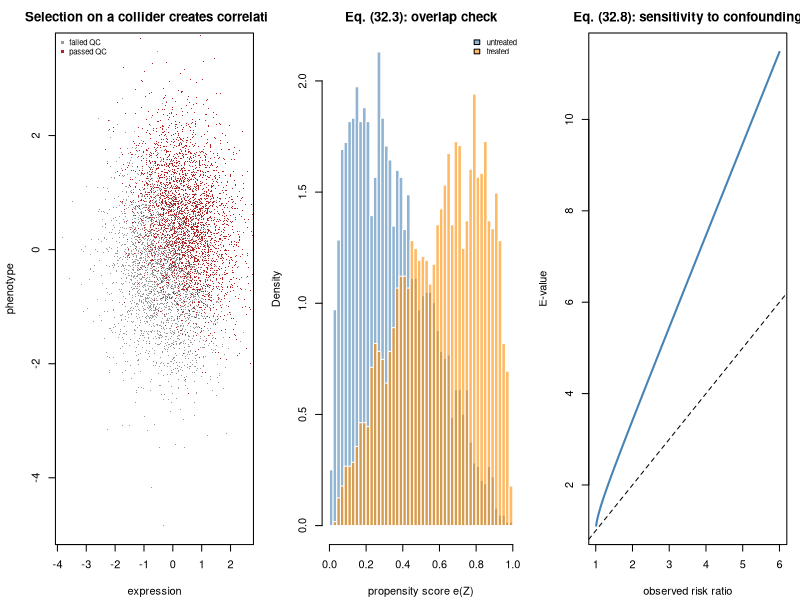

R code for this plot:
## ---- chunk 1
MODULE_NAME <- "32_causal_inference"
OUT <- file.path(Sys.getenv("STATS_OUT", unset = "results"), MODULE_NAME)
dir.create(OUT, recursive = TRUE, showWarnings = FALSE)
header <- function(txt) cat("\n", strrep("=", 72), "\n", txt, "\n",
                            strrep("=", 72), "\n", sep = "")
## ---- chunk 2
header("1. Confounder, mediator, collider: adjust or not?")
set.seed(2201)
N <- 40000
## FORK: C confounds A -> Y. TRUE direct effect of A is 0.8.
Cc <- rnorm(N); A_f <- rbinom(N, 1, plogis(0.9*Cc))
Y_f <- 0.8*A_f + 1.2*Cc + rnorm(N)
## CHAIN: A -> M -> Y. TOTAL effect 0.3 + 0.5*1.0 = 0.8, DIRECT 0.3.
A_c <- rbinom(N, 1, 0.5); M <- 1.0*A_c + rnorm(N); Y_c <- 0.3*A_c + 0.5*M + rnorm(N)
## COLLIDER: A -> K <- Y. TRUE effect of A on Y is EXACTLY 0.
A_k <- rbinom(N, 1, 0.5); Y_k <- rnorm(N); K <- 1.2*A_k + 1.2*Y_k + rnorm(N)

cat(sprintf("  %-26s%8s%10s%11s  verdict\n", "structure", "truth", "crude", "adjusted"))
cat(sprintf("  %-26s%8.2f%10.3f%11.3f  ADJUST\n", "FORK (C = confounder)", 0.80,
            coef(lm(Y_f ~ A_f))[2], coef(lm(Y_f ~ A_f + Cc))[2]))
cat(sprintf("  %-26s%8.2f%10.3f%11.3f  DO NOT adjust for a total effect\n",
            "CHAIN (M = mediator)", 0.80, coef(lm(Y_c ~ A_c))[2],
            coef(lm(Y_c ~ A_c + M))[2]))
cat("     (total = 0.3 + 0.5*1.0 = 0.8; adjusting returns the DIRECT 0.3)\n")
cat(sprintf("  %-26s%8.2f%10.3f%11.3f  NEVER adjust\n", "COLLIDER (K)", 0.00,
            coef(lm(Y_k ~ A_k))[2], coef(lm(Y_k ~ A_k + K))[2]))
cat("\n  Adjusting for the collider MANUFACTURES a strong association where the\n")
cat("  truth is exactly zero. 'Adjust for everything you measured' is not\n")
cat("  caution - it is a way to generate false findings.\n")
## ---- chunk 3
header("2. Selection on a collider (the bioinformatics version)")
set.seed(2202)
N <- 30000
expr <- rnorm(N); pheno <- rnorm(N)         # INDEPENDENT by construction
## Sample quality depends on BOTH (both raise RNA yield, so both raise the
## chance the sample passes QC). QC is therefore a COLLIDER.
quality <- 0.9*expr + 0.9*pheno + rnorm(N)
cat(sprintf("  TRUE correlation(expression, phenotype) = %+.4f  (independent)\n",
            cor(expr, pheno)))
cat(sprintf("\n  %22s%24s\n", "QC stringency (kept)", "observed correlation"))
for (keep in c(1, 0.8, 0.6, 0.4, 0.2)) {
  sel <- quality > quantile(quality, 1 - keep)
  cat(sprintf("  %21.0f%%%24.4f\n", 100*keep, cor(expr[sel], pheno[sel])))
}
cat("\n  The stricter the filter, the stronger the FAKE association. Draw your\n")
cat("  QC and selection steps INTO the causal graph - they are causal\n")
cat("  structures, not neutral preprocessing.\n")
## ---- chunk 4
header("3. Standardisation, propensity scores, IPTW, AIPW (32.2)-(32.5)")
make_observational <- function(n = 6000, true_ate = 1.5, overlap = 1) {
  Z1 <- rnorm(n); Z2 <- rbinom(n, 1, 0.4)
  ps <- plogis(overlap * (1.3*Z1 + 1.1*Z2 - 0.6))
  A <- rbinom(n, 1, ps)
  Y <- 2 + true_ate*A + 1.8*Z1 + 1.4*Z2 + rnorm(n)
  data.frame(Y = Y, A = A, Z1 = Z1, Z2 = Z2)
}
set.seed(2203)
TRUE_ATE <- 1.5
d <- make_observational(true_ate = TRUE_ATE)
crude <- mean(d$Y[d$A == 1]) - mean(d$Y[d$A == 0])
reg <- coef(lm(Y ~ A + Z1 + Z2, data = d))["A"]
## g-formula (32.2): average the CONDITIONAL contrast over the covariate
## distribution of the WHOLE sample - not the same as reading a coefficient.
m_out <- lm(Y ~ A * (Z1 + Z2), data = d)
d1 <- transform(d, A = 1); d0 <- transform(d, A = 0)
mu1 <- predict(m_out, d1); mu0 <- predict(m_out, d0)
gform <- mean(mu1 - mu0)
## IPTW (32.3)-(32.4)
ps_model <- glm(A ~ Z1 + Z2, data = d, family = binomial())
e <- fitted(ps_model)
w <- d$A/e + (1 - d$A)/(1 - e)
iptw <- sum(w*d$A*d$Y)/sum(w*d$A) - sum(w*(1-d$A)*d$Y)/sum(w*(1-d$A))
## AIPW (32.5)
aipw <- mean(mu1 - mu0 + d$A*(d$Y - mu1)/e - (1 - d$A)*(d$Y - mu0)/(1 - e))
cat(sprintf("  TRUE ATE = %.1f\n", TRUE_ATE))
cat(sprintf("  %-40s%10s%9s\n", "estimator", "estimate", "bias"))
for (row_ in list(list("crude difference of means", crude),
                  list("regression coefficient", reg),
                  list("g-formula / standardisation (32.2)", gform),
                  list("IPTW (32.4)", iptw),
                  list("AIPW, doubly robust (32.5)", aipw)))
  cat(sprintf("  %-40s%10.4f%9.4f\n", row_[[1]], row_[[2]], row_[[2]] - TRUE_ATE))

cat("\n  'Doubly robust' demonstrated - deliberately MISSPECIFY one model:\n")
m_bad <- lm(Y ~ A, data = d)
mu1b <- predict(m_bad, d1); mu0b <- predict(m_bad, d0)
aipw_bad_out <- mean(mu1b - mu0b + d$A*(d$Y - mu1b)/e - (1-d$A)*(d$Y - mu0b)/(1-e))
ps_bad <- fitted(glm(A ~ 1, data = d, family = binomial()))
aipw_bad_ps <- mean(mu1 - mu0 + d$A*(d$Y - mu1)/ps_bad - (1-d$A)*(d$Y - mu0)/(1-ps_bad))
cat(sprintf("    AIPW with WRONG outcome model, right PS : %.4f\n", aipw_bad_out))
cat(sprintf("    AIPW with right outcome model, WRONG PS : %.4f\n", aipw_bad_ps))
cat(sprintf("    (both close to %.1f; you need only ONE of the two correct)\n", TRUE_ATE))
## ---- chunk 5
header("4. Positivity (overlap) and covariate balance")
smd <- function(x, a, weights = NULL) {                 # standardised mean diff
  if (is.null(weights)) weights <- rep(1, length(x))
  m1 <- weighted.mean(x[a == 1], weights[a == 1]); m0 <- weighted.mean(x[a == 0], weights[a == 0])
  v1 <- weighted.mean((x[a==1] - m1)^2, weights[a==1])
  v0 <- weighted.mean((x[a==0] - m0)^2, weights[a==0])
  (m1 - m0)/sqrt((v1 + v0)/2)
}
cat(sprintf("  %-12s%13s%17s  target |SMD| < 0.1\n", "covariate", "SMD before",
            "SMD after IPTW"))
for (col in c("Z1", "Z2"))
  cat(sprintf("  %-12s%13.3f%17.3f\n", col, smd(d[[col]], d$A), smd(d[[col]], d$A, w)))
cat("\n  Overlap (positivity). Propensity range by arm:\n")
for (a in 0:1) {
  pe <- e[d$A == a]
  cat(sprintf("    arm %d: min %.4f, 1st pct %.4f, 99th pct %.4f, max %.4f\n",
              a, min(pe), quantile(pe, 0.01), quantile(pe, 0.99), max(pe)))
}
cat(sprintf("    largest IPTW weight = %.1f  (weights > ~10 are a warning)\n", max(w)))
cat("\n  Now the SAME analysis with POOR overlap (strong confounding):\n")
for (ov in c(1, 2.5, 4)) {
  set.seed(2204)
  dd <- make_observational(overlap = ov)
  ee <- fitted(glm(A ~ Z1 + Z2, data = dd, family = binomial()))
  ww <- dd$A/ee + (1 - dd$A)/(1 - ee)
  est <- sum(ww*dd$A*dd$Y)/sum(ww*dd$A) - sum(ww*(1-dd$A)*dd$Y)/sum(ww*(1-dd$A))
  cat(sprintf("    overlap scale %.1f: min(e)=%.5f, max weight=%8.1f, ATE=%.3f (bias %+.3f)\n",
              ov, min(ee), max(ww), est, est - TRUE_ATE))
}
cat("  Propensities near 0 or 1 produce enormous weights and unstable\n")
cat("  estimates. That is a POSITIVITY VIOLATION - trimming or restricting to\n")
cat("  the region of common support is more honest than extrapolating.\n")
cat("\n  NOTE: balance is judged by SMD, NOT by p-values. A p-value for balance\n")
cat("  just measures your sample size, not the size of the imbalance.\n")
## ---- chunk 6
header("5. Decomposing a total effect (32.6)-(32.7)")
set.seed(2205)
n <- 20000
A <- rbinom(n, 1, 0.5)
Mcell <- 0.9*A + rnorm(n)                  # exposure -> cell composition
Ym <- 0.4*A + 0.7*Mcell + rnorm(n)         # composition -> methylation
TOTAL <- 0.4 + 0.7*0.9
m_tot <- lm(Ym ~ A); m_med <- lm(Mcell ~ A); m_out2 <- lm(Ym ~ A + Mcell)
nde <- coef(m_out2)["A"]
nie <- coef(m_med)["A"] * coef(m_out2)["Mcell"]
cat(sprintf("  TRUE total effect  = %.3f\n", TOTAL))
cat(sprintf("  estimated total    = %.4f\n", coef(m_tot)["A"]))
cat(sprintf("  direct effect NDE  = %.4f   (truth 0.400)\n", nde))
cat(sprintf("  indirect NIE       = %.4f   (truth %.3f)\n", nie, 0.7*0.9))
cat(sprintf("  NDE + NIE          = %.4f  <- eq. (32.6)\n", nde + nie))
cat(sprintf("  proportion mediated= %.1f%%\n", 100*nie/(nde + nie)))
cat("\n  This is the correct framing for 'is the methylation effect mediated by\n")
cat("  cell composition?' (Module 23). But the product-of-coefficients\n")
cat("  approach assumes NO exposure-mediator interaction AND no unmeasured\n")
cat("  mediator-outcome confounding - which randomising A does NOT deliver.\n")
## ---- chunk 7
header("6. How strong would an unmeasured confounder have to be? (32.8)")
e_value <- function(rr) { rr <- max(rr, 1/rr); rr + sqrt(rr*(rr - 1)) }
cat(sprintf("  %13s%10s  interpretation\n", "observed RR", "E-value"))
for (rr in c(1.1, 1.25, 1.5, 2, 3, 5)) {
  ev <- e_value(rr)
  note <- if (ev < 1.7) "trivially explained away" else
    if (ev < 2.2) "easily explained away" else
      if (ev < 4) "would need a strong unmeasured confounder" else
        "robust to plausible confounding"
  cat(sprintf("  %13.2f%10.2f  %s\n", rr, ev, note))
}
cat("\n  The E-value is the minimum association (on the RR scale) an unmeasured\n")
cat("  confounder would need with BOTH exposure and outcome to fully explain\n")
cat("  the observed effect. Reporting it converts 'residual confounding is\n")
cat("  possible' into a quantitative claim readers can judge. Compare it to\n")
cat("  the strength of your MEASURED confounders for context.\n")
## ---- chunk 8
png(file.path(OUT, "causal.png"), width = 1300, height = 420, res = 110)
par(mfrow = c(1, 3), mar = c(4.2, 4.2, 2.5, 1))
sel <- quality > quantile(quality, 0.6)
plot(expr[!sel][1:3000], pheno[!sel][1:3000], pch = ".", col = "grey60",
     xlab = "expression", ylab = "phenotype",
     main = "Selection on a collider creates correlation")
points(expr[sel][1:3000], pheno[sel][1:3000], pch = ".", col = "firebrick")
legend("topleft", c("failed QC", "passed QC"), col = c("grey60", "firebrick"),
       pch = 16, bty = "n", cex = 0.7)
hist(e[d$A == 0], breaks = 40, freq = FALSE, col = adjustcolor("steelblue", 0.6),
     border = "white", xlab = "propensity score e(Z)",
     main = "Eq. (32.3): overlap check")
hist(e[d$A == 1], breaks = 40, freq = FALSE, col = adjustcolor("darkorange", 0.6),
     border = "white", add = TRUE)
legend("topright", c("untreated", "treated"),
       fill = c(adjustcolor("steelblue",0.6), adjustcolor("darkorange",0.6)),
       bty = "n", cex = 0.7)
rrs <- seq(1.01, 6, length.out = 200)
plot(rrs, sapply(rrs, e_value), type = "l", lwd = 2, col = "steelblue",
     xlab = "observed risk ratio", ylab = "E-value",
     main = "Eq. (32.8): sensitivity to confounding")
abline(0, 1, lty = 2)
invisible(dev.off())
cat("\nFigure written to", file.path(OUT, "causal.png"), "\n")
